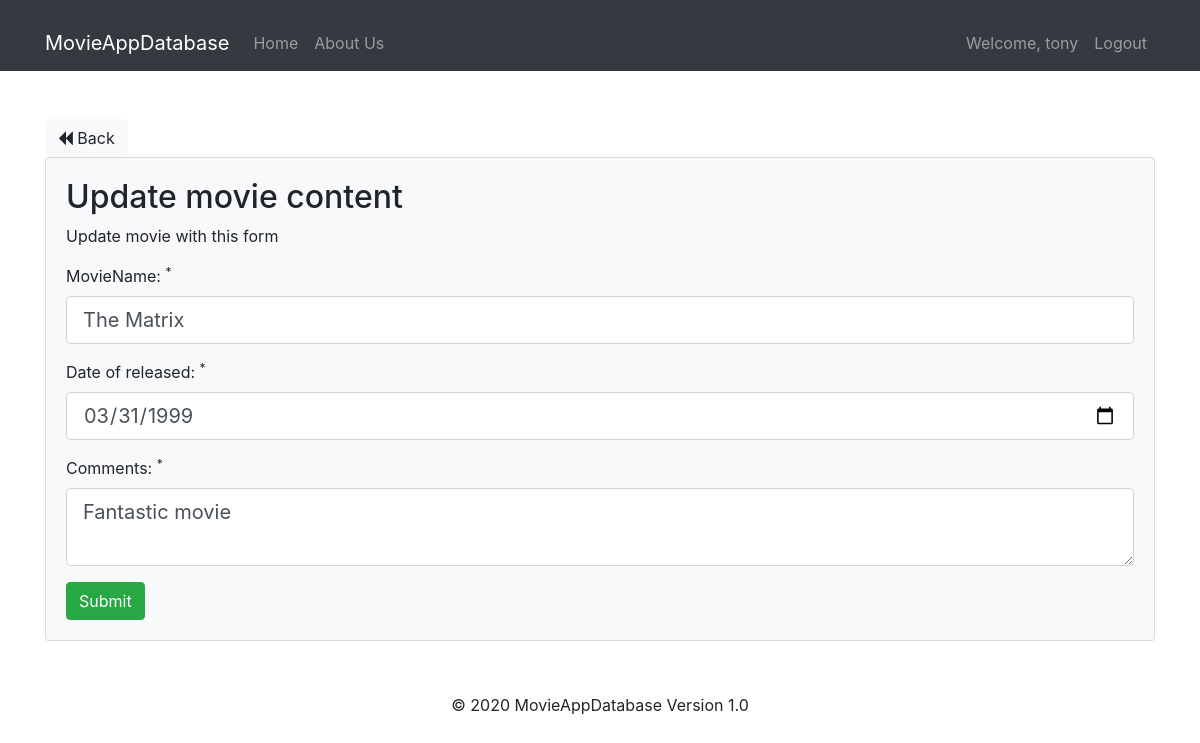
Page /movies/edit/22 (signed in) on the committed database.
### tables this page shows
CREATE TABLE `movies` (
  `id` int(11) NOT NULL,
  `user_id` int(11) NOT NULL,
  `movie_name` varchar(255) NOT NULL,
  `date_release` date NOT NULL,
  `comments` text NOT NULL,
  `created_at` datetime NOT NULL DEFAULT current_timestamp()
);

### app/libraries/Core.php (called while the page is built, shortened)
<?php
class Core
{
  protected $currentMethod = 'index';
  public function __construct()
  {
    $url = $this->getUrl();
    if (file_exists('../app/controllers/' . ucwords($url[0]) . '.php')) {
      unset($url[0]);
    }
    $this->currentController = new $this->currentController;
    if (isset($url[1])) {
      if (method_exists($this->currentController, $url[1])) {
        $this->currentMethod = $url[1];
        unset($url[1]);
      }
    }
    $this->params = $url ? array_values($url) : [];
    call_user_func_array([$this->currentController, $this->currentMethod], $this->params);
  }
  public function getUrl()
  {
    if (isset($_GET['url'])) {
      $url = rtrim($_GET['url'], '/');
      $url = filter_var($url, FILTER_SANITIZE_URL);
      $url = explode('/', $url);
      return $url;
    }
  }
}

### public/index.php (called while the page is built, shortened)
<?php
  $init = new Core;

### app/libraries/Database.php (called while the page is built, shortened)
<?php
class Database
{
  private $host = DB_HOST;
  private $user = DB_USER;
  private $pass = DB_PASS;
  private $dbname = DB_NAME;
  private $dbh;
  private $stmt;
  public function __construct()
  {
    $dsn = 'mysql:host=' . $this->host . ';dbname=' . $this->dbname;
    $options = array(
      PDO::ATTR_PERSISTENT => true,
      PDO::ATTR_ERRMODE => PDO::ERRMODE_EXCEPTION
    );
    try {
      $this->dbh = new PDO($dsn, $this->user, $this->pass, $options);
    } catch (PDOException $e) {
      $this->error = $e->getMessage();
      echo $this->error;
    }
  }
  public function query($sql)
  {
    $this->stmt = $this->dbh->prepare($sql);
  }
  public function bind($param, $value, $type = null)
  {
    if (is_null($type)) {
      switch (true) {
        default:
          $type = PDO::PARAM_STR;
      }
    }
    $this->stmt->bindValue($param, $value, $type);
  }
  public function execute()
  {
    return $this->stmt->execute();
  }
  public function single()
  {
    $this->execute();
    return $this->stmt->fetch(PDO::FETCH_OBJ);
  }
}

### app/models/Movie.php (called while the page is built, shortened)
<?php
class Movie
{
  private $db;
  public function __construct()
  {
    $this->db = new Database;
  }
  public function getMovieById($id)
  {
    $this->db->query('SELECT * FROM movies WHERE id = :id');
    $this->db->bind(':id', $id);
    $row = $this->db->single();
    return $row;
  }
}

### app/views/movies/edit.php (the view, shortened to what this page needs)
<?php require APPROOT . '/views/inc/header.php'; ?>
<a href="<?php echo URLROOT; ?>/movies" class="btn btn-light"><i class="fa fa-backward"></i> Back</a>
<div class="card card-body bg-light md-5">
  <h2>Update movie content</h2>
  <p>Update movie with this form</p>
  <form action="<?php echo URLROOT; ?>/movies/edit/<?php echo $data['id']; ?>" method="post">
    <div class="form-group">
      <label for="movie_name">MovieName: <sup>*</sup></label>
      <input type="text" name="movie_name" class="form-control form-control-lg <?php echo (!empty($data['movie_name_error'])) ? 'is-invalid' : ''; ?>" value="<?php echo $data['movie_name']; ?>">
    </div>
    <div class="form-group">
      <label for="date_release">Date of released: <sup>*</sup></label>
      <input type="date" name="date_release" class="form-control form-control-lg <?php echo (!empty($data['date_release_error'])) ? 'is-invalid' : ''; ?>" value="<?php echo $data['date_release']; ?>">
    </div>
    <div class="form-group">
      <label for="body">Comments: <sup>*</sup></label>
      <textarea name="comments" class="form-control form-control-lg <?php echo (!empty($data['comments_error'])) ? 'is-invalid' : ''; ?>"><?php echo $data['comments']; ?></textarea>
    </div>
    <input type="submit" class="btn btn-success" value="Submit">
  </form>
</div>
<?php require APPROOT . '/views/inc/footer.php'; ?>

### rows in the picture
movies: movie_name "The Matrix", date_release "03/31/1999", comments "Fantastic movie"

### other values in the picture
SITENAME "MovieAppDatabase"
$_SESSION['user_name'] "tony"
